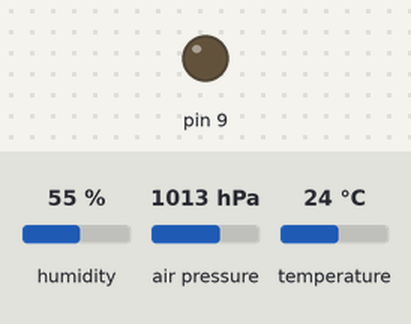
A sketch run on a simulated Arduino Uno, built with avr-gcc and run on an emulated ATmega328P. Parts: output pins drawn as LEDs (lit = HIGH). The test bench sets the inputs (shaded band); at power-on: humidity 55 %, air pressure 1013 hPa, temperature 24 °C. No radio packets arrive unless stated.

Above: at 0.3 s.
Timing chart, 0 to 1.8 s (numbered marks = the images above):
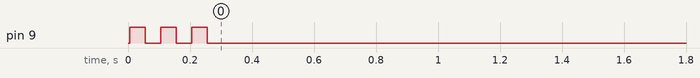

The sketch:

tras_main.ino
```cpp
/*
PROJECT NAME: Meteo Hub 2.0
AUTHOR: @Tizfaver
START DATE: 15/04/2022
FINISH DATE: 01/05/2022
You can do what you want with my code
*/

#include "LowPower.h"
//#include <avr/sleep.h>
//#include <avr/power.h>
#include <Wire.h>
#include <SPI.h>
#include <Adafruit_BME280.h>
#include "RF24.h"

byte addresses[][6] = {"0"};

RF24 myRadio (7, 8);
Adafruit_BME280 bme;

struct package{
  //int8_t n = 0; //number of the package, remember to uncomment the esp32 side
  float t;
  float p;
  float h;
};
typedef struct package Package;
Package data;

//------------------------------------------

void setup(){
  //Serial.begin(115200);
  beginM();
  pinMode(9, OUTPUT);

  digitalWrite(9, HIGH);
  delay(50);
  digitalWrite(9, LOW);
  delay(50);
  digitalWrite(9, HIGH);
  delay(50);
  digitalWrite(9, LOW);
  delay(50);
  digitalWrite(9, HIGH);
  delay(50);
  digitalWrite(9, LOW);

  delay(5000);
}

void loop(){
  myRadio.powerDown();
  SleepA();
  myRadio.powerUp();
  beginM();

  //digitalWrite(9, HIGH);
  data.t = bme.readTemperature();
  data.p = bme.readPressure() / 100.0F;
  data.h = bme.readHumidity();
  delay(100);
  //digitalWrite(9, LOW);
  myRadio.write(&data, sizeof(data));
}

void SleepA(){
  for(int i = 0; i < 8; i++){
    LowPower.powerDown(SLEEP_8S, ADC_OFF, BOD_OFF);
  }
}

void beginM(){
  bme.begin(0x76);
  myRadio.begin();
  myRadio.setChannel(115);
  myRadio.setPALevel(RF24_PA_MIN);
  myRadio.setDataRate(RF24_250KBPS);
  myRadio.openWritingPipe(addresses[0]);
}
```
